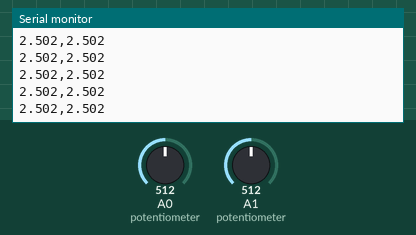
Simulated run of this program. Board: Arduino Uno, built with avr-gcc and run on an emulated ATmega328P. Parts: the last lines printed to the serial monitor. Inputs (shaded band) come from the test bench; at power-on: A0 (potentiometer) = 512, A1 (potentiometer) = 512.

Above: at 1.2 s.
1.3 s: A0 (potentiometer) set to 716
At 1.31 s:
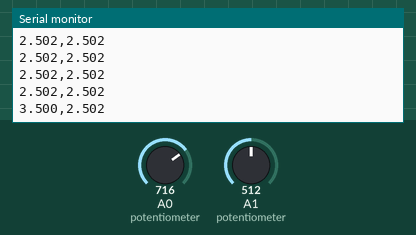
2.8 s: A1 (potentiometer) set to 716
At 2.81 s:
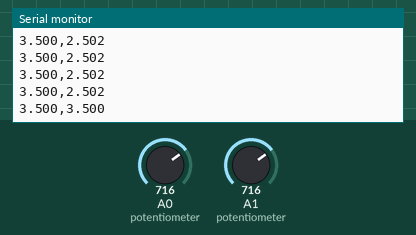
4.3 s: A0 (potentiometer) set to 900
At 4.31 s:
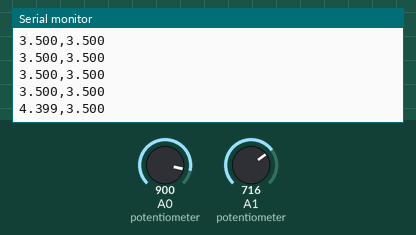
5.8 s: A1 (potentiometer) set to 900
At 5.81 s:
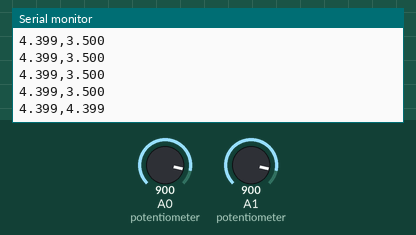
Timing chart, 0 to 8.3 s (numbered marks = the images above; inputs shaded):
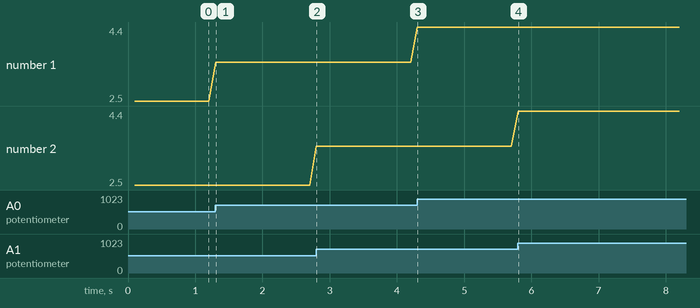

The program:

main.cpp
```cpp
#include <Arduino.h>

namespace {

constexpr uint8_t CHANNEL_U1 = A0;
constexpr uint8_t CHANNEL_U2 = A1;
constexpr uint8_t AVERAGING_SAMPLES = 8;
constexpr float ADC_REFERENCE_VOLTAGE = 5.0F;
constexpr float ADC_MAX_VALUE = 1023.0F;
constexpr unsigned long SAMPLE_INTERVAL_MS = 100;

float readVoltage(const uint8_t pin) {
  // The Uno uses one ADC and an analogue multiplexer. Discarding the first
  // conversion after switching channels gives the sample-and-hold capacitor
  // time to settle, which is also useful when this code is moved to hardware.
  analogRead(pin);

  uint32_t sum = 0;
  for (uint8_t index = 0; index < AVERAGING_SAMPLES; ++index) {
    sum += analogRead(pin);
  }

  const float averageAdc =
      static_cast<float>(sum) / static_cast<float>(AVERAGING_SAMPLES);
  return averageAdc * ADC_REFERENCE_VOLTAGE / ADC_MAX_VALUE;
}

}  // namespace

void setup() {
  Serial.begin(115200);
}

void loop() {
  static unsigned long previousSampleMs = 0;
  const unsigned long nowMs = millis();

  if (nowMs - previousSampleMs < SAMPLE_INTERVAL_MS) {
    return;
  }
  previousSampleMs = nowMs;

  const float voltageU1 = readVoltage(CHANNEL_U1);
  const float voltageU2 = readVoltage(CHANNEL_U2);

  // Machine-readable protocol: one sample per line, two comma-separated volts.
  Serial.print(voltageU1, 3);
  Serial.print(',');
  Serial.println(voltageU2, 3);
}
```

Measured:
- after the input at 1.3 s, the serial monitor: prints a new line at once (image 1)
- after the input at 2.8 s, the serial monitor: prints a new line at once (image 2)
- after the input at 4.3 s, the serial monitor: prints a new line at once (image 3)
- after the input at 5.8 s, the serial monitor: prints a new line at once (image 4)
- plotted number 1: 2.5 → 3.5 after the input at 1.3 s, 3.5 → 4.4 after the input at 4.3 s
